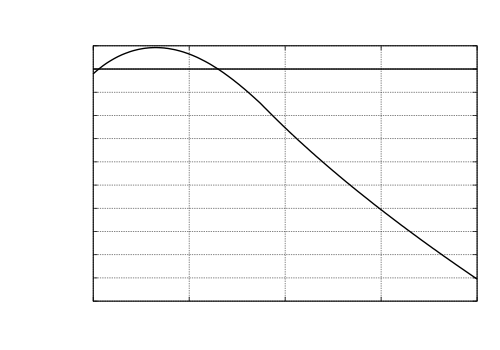

The script that saved this image:
# gnuplot script file
# 
# Position Error - IAS error plot - Flaps UP, no correction for instrument error
#
## for direct inclusion in latex using epslatex terminal

load 'common_commands.gp'
set output '../graphs/ias_error_no_inst_corr_flaps_up.eps'

set title "Static Source Position Error - Airspeed - Flaps Retracted"
set grid xtics mxtics ytics mxtics lw 2, lw 1
set xrange [50:250]
set xlabel "IAS - instrument corrected (kt)"
set ylabel "Position Error in Airspeed (kt)"

# set label 10 "Flaps Retracted" at 125, -55 front center
set label 11 "CAS = IAS + Error" at 125, -2.75 front center
set label 12 "ASI Instrument Error Assumed to be Zero" at 125, -3.25 front center

# plot 'data/ias_err_no_inst_corr.txt' with lp lt -1 lw 2 pt 1 # lp = linespoints = lines joining points
plot 'data/ias_err_no_inst_corr.txt' with l lt -1 lw 2 # lp = linespoints = lines joining points
											# lt -1 = blackline
											# lw = line width
											# pt = point style
											# do gnuplot test to see options
